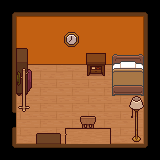

A level layout from a 2D game, rendered from its tile map. Below: a short description, then the map file with its tile-grid data intact:
An orthogonal 10x10 tile map with 16x16 px tiles, 5 tile layers (Floor, Door, Walls, Furniture, ...), 6 tilesets and 8 objects.

<map version="1.10" tiledversion="1.11.2" orientation="orthogonal" renderorder="right-down" width="10" height="10" tilewidth="16" tileheight="16" infinite="0" nextlayerid="13" nextobjectid="23">
 <tileset firstgid="1" name="TopDownHouse_FloorsAndWalls" tilewidth="16" tileheight="16" tilecount="162" columns="18">
  <image source="Top-Down_Retro_Interior/TopDownHouse_FloorsAndWalls.png" width="288" height="144" />
 </tileset>
 <tileset firstgid="163" name="TopDownHouse_FurnitureState2" tilewidth="16" tileheight="16" tilecount="234" columns="13">
  <image source="Top-Down_Retro_Interior/TopDownHouse_FurnitureState2.png" width="208" height="288" />
 </tileset>
 <tileset firstgid="397" name="TopDownHouse_FurnitureState1" tilewidth="16" tileheight="16" tilecount="234" columns="13">
  <image source="Top-Down_Retro_Interior/TopDownHouse_FurnitureState1.png" width="208" height="288" />
 </tileset>
 <tileset firstgid="631" name="interactables1" tilewidth="16" tileheight="16" tilecount="4" columns="4">
  <image source="interactables1.png" width="64" height="16" />
 </tileset>
 <tileset firstgid="635" name="items" tilewidth="16" tileheight="16" tilecount="64" columns="8">
  <image source="Top-Down_Retro_Interior/TopDownHouse_SmallItems.png" width="128" height="128" />
 </tileset>
 <tileset firstgid="699" name="vectoraith_tileset_interior_essentials_MAIN_ATLAS" tilewidth="16" tileheight="16" tilecount="7488" columns="72">
  <image source="Interior Tileset Pack - Essentials/16x16/vectoraith_tileset_interior_essentials_MAIN_ATLAS.png" width="1152" height="1664" />
 </tileset>
 <layer id="8" name="Floor" width="10" height="10">
  <data encoding="csv">
0,0,0,0,0,0,0,0,0,0,
0,0,0,0,0,0,0,0,0,0,
0,0,0,0,0,0,0,0,0,0,
0,0,0,0,0,0,0,0,0,0,
0,100,101,102,101,102,101,102,103,0,
0,118,119,120,119,120,119,120,121,0,
0,118,119,120,119,120,119,120,121,0,
0,118,119,120,119,120,119,120,121,0,
0,136,137,138,119,120,137,138,139,0,
0,0,0,0,0,0,0,0,0,0
</data>
 </layer>
 <layer id="10" name="Door" width="10" height="10">
  <properties>
   <property name="door" type="bool" value="true" />
  </properties>
  <data encoding="csv">
0,0,0,0,0,0,0,0,0,0,
0,0,0,0,0,0,0,0,0,0,
0,0,0,0,0,0,0,0,0,0,
0,0,0,0,0,0,0,0,0,0,
0,0,0,0,0,0,0,0,0,0,
0,0,0,0,0,0,0,0,0,0,
0,0,0,0,0,0,0,0,0,0,
109,0,0,0,0,0,0,0,0,0,
0,0,0,0,0,0,0,0,0,0,
0,0,0,0,0,0,0,0,0,0
</data>
 </layer>
 <layer id="7" name="Walls" width="10" height="10">
  <properties>
   <property name="wall" type="bool" value="true" />
  </properties>
  <data encoding="csv">
1,2,2,2,2,2,2,2,2,18,
127,24,25,26,25,26,25,26,27,144,
127,42,43,43,43,44,44,44,45,144,
127,42,43,44,43,44,43,44,45,144,
127,0,0,0,0,0,0,0,0,144,
127,0,0,0,0,0,0,0,0,144,
127,0,0,0,0,0,0,0,0,144,
0,0,0,0,0,0,0,0,0,144,
127,0,0,0,0,0,0,0,0,144,
145,146,146,146,146,146,146,146,146,162
</data>
 </layer>
 <layer id="6" name="Furniture" width="10" height="10">
  <data encoding="csv">
0,0,0,0,0,0,0,0,0,0,
0,0,0,0,0,0,0,0,0,0,
0,0,0,0,0,0,0,0,0,0,
0,220,0,0,0,163,164,4289,4290,0,
0,233,0,0,0,176,177,4361,4362,0,
0,246,0,0,0,0,0,4433,4434,0,
0,0,0,0,0,0,0,0,494,0,
0,0,0,0,0,405,0,0,507,0,
0,0,0,0,423,424,425,0,520,0,
0,0,0,0,0,0,0,0,0,0
</data>
 </layer>
 <layer id="9" name="Furniture2" width="10" height="10">
  <data encoding="csv">
0,0,0,0,0,0,0,0,0,0,
0,0,0,0,0,0,0,0,0,0,
0,0,0,0,648,0,0,0,0,0,
0,0,0,0,0,0,0,0,0,0,
0,257,0,0,0,0,0,0,0,0,
0,270,0,0,0,0,0,0,0,0,
0,283,0,0,0,0,0,0,0,0,
0,0,0,0,0,0,0,0,0,0,
0,0,254,255,0,0,0,0,0,0,
0,0,0,0,0,0,0,0,0,0
</data>
 </layer>
 <objectgroup id="11" name="Spawn" />
 <objectgroup id="12" name="Objects">
  <object id="10" gid="631" x="55.7116" y="119.579" width="16" height="16">
   <properties>
    <property name="itemType" value="open_box" />
   </properties>
  </object>
  <object id="13" gid="632" x="65.0331" y="142.99" width="16" height="16">
   <properties>
    <property name="itemType" value="tape" />
   </properties>
  </object>
  <object id="15" gid="633" x="103.132" y="130.148" width="16" height="16">
   <properties>
    <property name="itemType" value="books" />
   </properties>
  </object>
  <object id="16" gid="633" x="113.225" y="87.3399" width="16" height="16">
   <properties>
    <property name="itemType" value="books" />
   </properties>
  </object>
  <object id="17" gid="633" x="24.9861" y="100.361" width="16" height="16">
   <properties>
    <property name="itemType" value="books" />
   </properties>
  </object>
  <object id="18" gid="633" x="23.9444" y="130.917" width="16" height="16">
   <properties>
    <property name="itemType" value="books" />
   </properties>
  </object>
  <object id="21" gid="633" x="81.9306" y="101.75" width="16" height="16">
   <properties>
    <property name="itemType" value="books" />
   </properties>
  </object>
  <object id="22" gid="633" x="52.4167" y="82.6528" width="16" height="16">
   <properties>
    <property name="itemType" value="books" />
   </properties>
  </object>
 </objectgroup>
</map>
